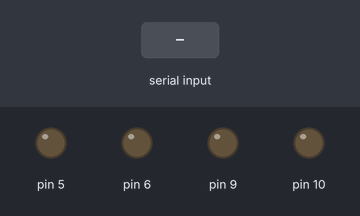
This sketch was run on a simulated Arduino Uno, built with avr-gcc and run on an emulated ATmega328P. On the bench: output pins drawn as LEDs (lit = HIGH). The test bench sets the inputs (shaded band).

Above: at 1.2 s.
1.3 s: "1" received over Serial
At 2.5 s:
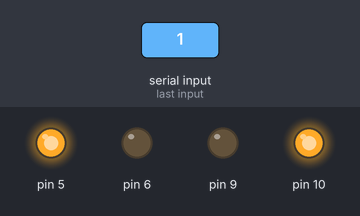
2.8 s: "3" received over Serial
At 3.6 s:
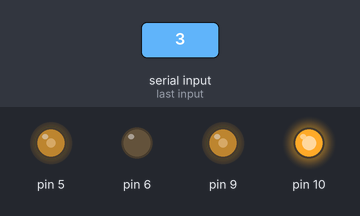
4.3 s: "4" received over Serial
At 4.7 s:
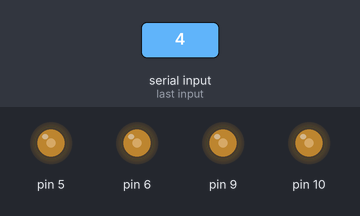
5.8 s: "5" received over Serial
At 7.0 s:
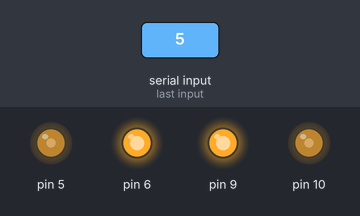
7.3 s: "1" received over Serial
At 8.2 s:
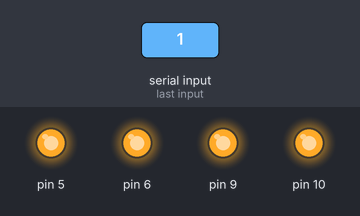
8.8 s: "3" received over Serial
At 9.4 s:
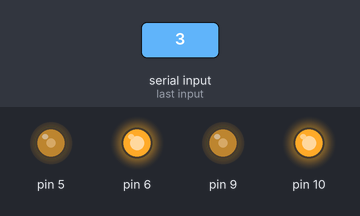
Timing chart, 0 to 11.3 s (numbered marks = the images above; inputs shaded):
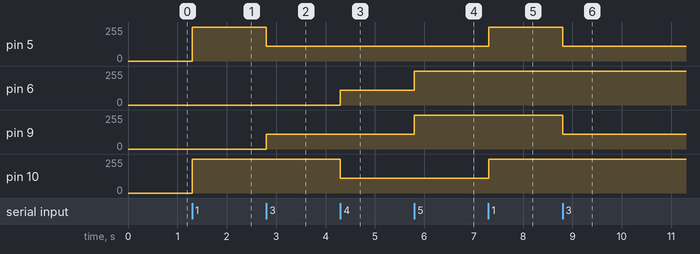

Measured:
- after the input at 1.3 s, pin 5, pin 10: 0/255 → 255/255 at once
- after the input at 2.8 s, pin 5: 255/255 → 110/255 at once; pin 9: 0/255 → 110/255 at once
- after the input at 4.3 s, pin 6: 0/255 → 110/255 at once; pin 10: 255/255 → 110/255 at once
- after the input at 5.8 s, pin 6, pin 9: 110/255 → 255/255 at once
- after the input at 7.3 s, pin 5, pin 10: 110/255 → 255/255 at once
- after the input at 8.8 s, pin 5, pin 9: 255/255 → 110/255 at once

The sketch:

bluetooth_car.ino
```cpp
void setup() {
  // put your setup code here, to run once:
Serial.begin(9600);
pinMode(5,OUTPUT);
  pinMode(6,OUTPUT);
  pinMode(9,OUTPUT);
  pinMode(10,OUTPUT);
}
int spd=110;
int spdd=255;
void loop() {
  // put your main code here, to run repeatedly:
if(Serial.available()){
  char c=Serial.read();
  if(c=='1'){
              analogWrite(5,spdd);
                   analogWrite(10,spdd);
    }
    if(c=='2'){
                   analogWrite(6,LOW);
                   analogWrite(10,LOW);
                    analogWrite(5,LOW);
                   analogWrite(9,LOW);
      }
      if(c=='3'){
         analogWrite(9,spd);
                   analogWrite(5,spd);
        }
        if(c=='4'){
           analogWrite(6,spd);
                   analogWrite(10,spd);
          }
          if(c=='5'){
             analogWrite(6,spdd);
                    analogWrite(9,spdd);
            }
  }
}
```
